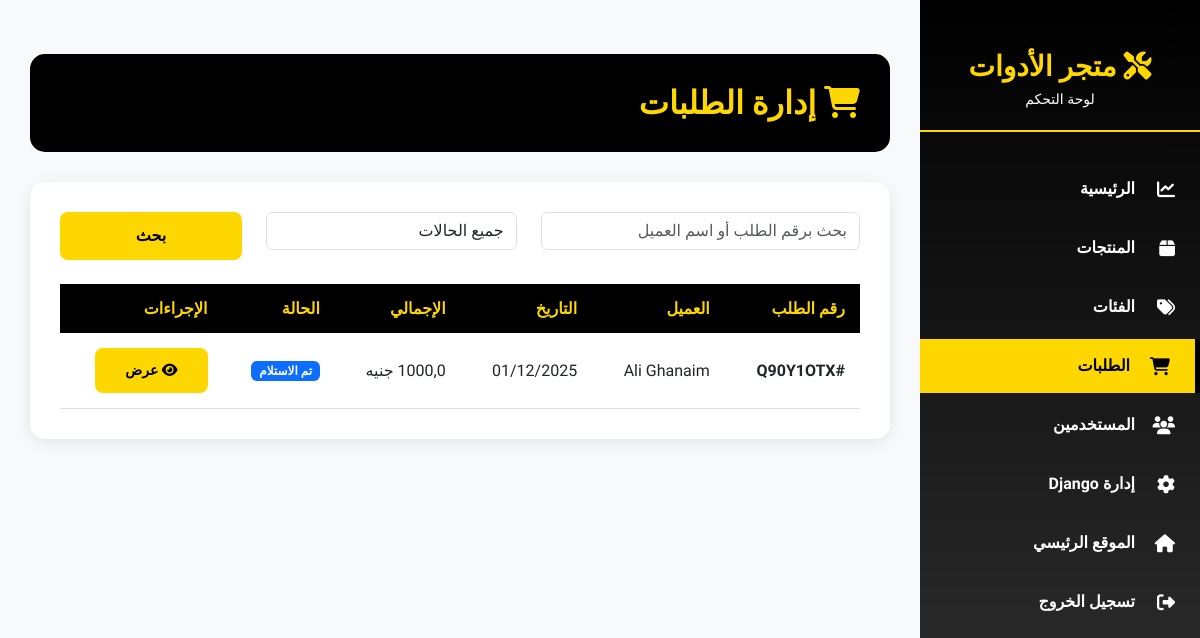
Before: /admin-panel/orders/ (signed in) with the older database file.
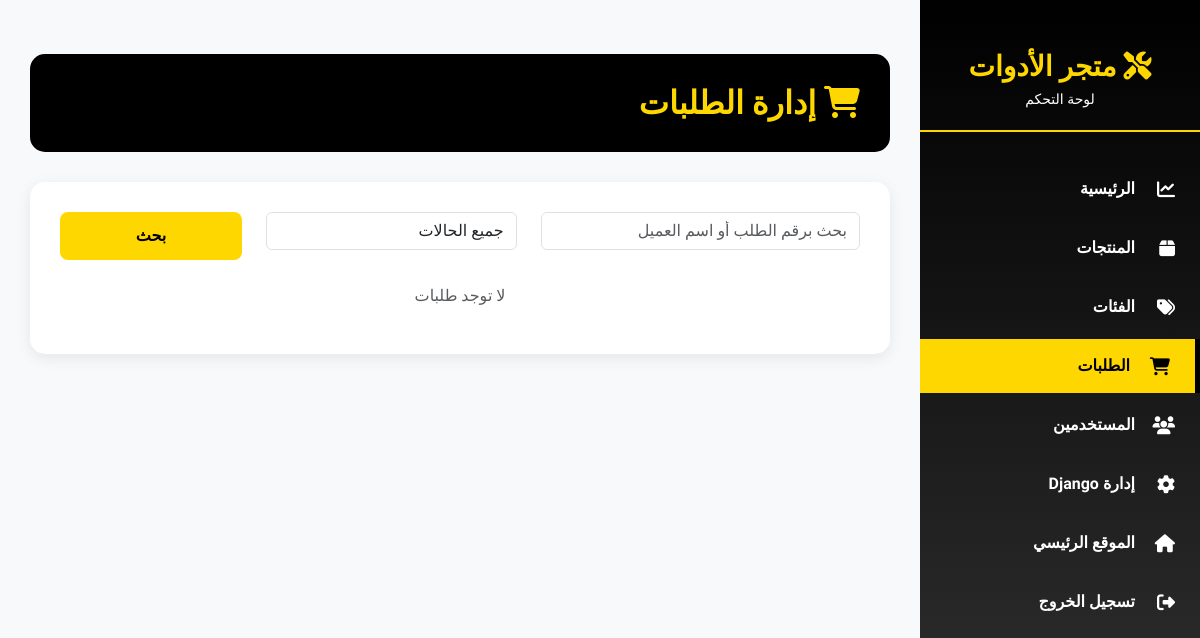
After: the same page with the newer database file.
### orders/models.py (models this page shows, shortened)
class Order(models.Model):
    user = models.ForeignKey(CustomUser, related_name='order_owner', on_delete=models.SET_NULL, blank=True, null=True)
    status = models.CharField(choices=ORDER_STATUS, max_length=20, default='Received')
    code = models.CharField(default=generate_code, max_length=20)
    order_time = models.DateTimeField(default=timezone.now)
    delivery_time = models.DateTimeField(blank=True, null=True)  # Fixed spelling
    coupon = models.ForeignKey('Coupon', related_name='order_coupon', on_delete=models.SET_NULL, blank=True, null=True)
    address = models.ForeignKey(OrderAddress, related_name='orders', on_delete=models.SET_NULL, null=True, blank=True)
    subtotal = models.FloatField('المجموع الفرعي', default=0)
    delivery_fee = models.FloatField('رسوم التوصيل', default=0)
    discount = models.FloatField('الخصم', default=0)
    total = models.FloatField('الإجمالي', blank=True, null=True)
    total_with_coupon = models.FloatField(blank=True, null=True)
    class Meta:
        ordering = ['-order_time']

class OrderAddress(models.Model):
    customer_name = models.CharField('اسم العميل', max_length=200)
    customer_phone = models.CharField('رقم الهات ف', max_length=15)
    customer_email = models.EmailField('البريد الإلكتروني', blank=True)
    governorate = models.CharField('المحافظة', max_length=100)
    city = models.CharField('المدينة', max_length=100, blank=True)
    address_line = models.TextField('العنوان بالتفصيل', max_length=500)
    notes = models.TextField('ملاحظات', blank=True, max_length=500)

### admin_panel/views.py (the view)
# urls.py: path('orders/', views.admin_orders_list, name='orders-list'),
@admin_required
def admin_orders_list(request):
    orders = Order.objects.all().order_by('-order_time')
    status = request.GET.get('status', '')
    if status:
        orders = orders.filter(status=status)
    search = request.GET.get('search', '')
    if search:
        orders = orders.filter(code__icontains=search) | orders.filter(address__customer_name__icontains=search)
    context = {
        'orders': orders,
        'search': search,
        'selected_status': status,
    }
    return render(request, 'admin_panel/orders_list.html', context)

### accounts/custom_context_processor.py (called while the page is built)
def custom_user_context(request):
    if request.user.is_authenticated:
        user = request.user
        return {
            'user': user,
        }
    return {}

### orders/cart_context_processor.py (called while the page is built, shortened)
def get_cart_data(request):
    if request.user.is_authenticated:
        cart, created = Cart.objects.get_or_create(user=request.user, status='Inprogress')
        cart_detail = CartDetail.objects.filter(cart=cart)
        return {
            'cart_data': cart,
            'cart_detail_data': cart_detail,
        }

### admin_panel/templates/admin_panel/orders_list.html (shortened to what this page needs)
{% extends 'admin_panel/base.html' %}
{% load i18n %}
{% block content %}
<div class="page-header">
 <h1>
  <i class="fas fa-shopping-cart">
  </i>
  {% trans "إدارة الطلبات" %}
 </h1>
</div>
<div class="content-card">
 <form class="row mb-4" method="GET">
  <div class="col-md-5">
   <input class="form-control" name="search" placeholder="{% trans "بحث برقم الطلب أو اسم العميل" %}" type="text" value="{{ search }}"/>
  </div>
  <div class="col-md-4">
   <select class="form-control" name="status">
    <option value="">
     {% trans "جميع الحالات" %}
    </option>
   </select>
  </div>
  <div class="col-md-3">
   <button class="btn-admin-primary w-100" type="submit">
    {% trans "بحث" %}
   </button>
  </div>
 </form>
 {% if orders %}
 <table class="admin-table">
  <thead>
   <tr>
    <th>
     {% trans "رقم الطلب" %}
    </th>
    <th>
     {% trans "العميل" %}
    </th>
    <th>
     {% trans "التاريخ" %}
    </th>
    <th>
     {% trans "الإجمالي" %}
    </th>
    <th>
     {% trans "الحالة" %}
    </th>
    <th>
     {% trans "الإجراءات" %}
    </th>
   </tr>
  </thead>
  <tbody>
   {% for order in orders %}
   <tr>
    <td>
     <strong>
      #{{ order.code }}
     </strong>
    </td>
    <td>
     {{ order.address.customer_name|default:"غير محدد" }}
    </td>
    <td>
     {{ order.order_time|date:"d/m/Y" }}
    </td>
    <td>
     {{ order.total }} جنيه
    </td>
    <td>
     {% if order.status == 'Received' %}
     <span class="badge bg-primary">
      {{ order.get_status_display }}
     </span>
     {% elif order.status == 'Processed' %}
     <span class="badge bg-warning">
      {{ order.get_status_display }}
     </span>
     {% elif order.status == 'Shipped' %}
     <span class="badge bg-info">
      {{ order.get_status_display }}
     </span>
     {% elif order.status == 'Delivered' %}
     <span class="badge bg-success">
      {{ order.get_status_display }}
     </span>
     {% endif %}
    </td>
    <td>
     <a class="btn btn-sm btn-admin-primary" href="{% url 'admin_panel:order-detail' order.code %}">
      <i class="fas fa-eye">
      </i>
      {% trans "عرض" %}
     </a>
    </td>
   </tr>
   {% endfor %}
  </tbody>
 </table>
 {% else %}
 <p class="text-center text-muted">
  {% trans "لا توجد طلبات" %}
 </p>
 {% endif %}
</div>
{% endblock %}

### admin_panel/templates/admin_panel/base.html (shortened to what this page needs)
{% load i18n %}
<html dir="rtl" lang="ar">
 <head>
  <link href="https://cdn.jsdelivr.net/npm/bootstrap@5.3.0/dist/css/bootstrap.rtl.min.css" rel="stylesheet"/>
  <link href="https://cdnjs.cloudflare.com/ajax/libs/font-awesome/6.4.0/css/all.min.css" rel="stylesheet"/>
 </head>
 <body>
  <div class="admin-sidebar">
   <div class="sidebar-logo">
    <h3>
     <i class="fas fa-tools">
     </i>
     {% trans "متجر الأدوات" %}
    </h3>
    <p>
     {% trans "لوحة التحكم" %}
    </p>
   </div>
   <ul class="sidebar-menu">
    <li>
     <a class="{% if request.resolver_match.url_name == 'dashboard' %}active{% endif %}" href="{% url 'admin_panel:dashboard' %}">
      <i class="fas fa-chart-line">
      </i>
      {% trans "الرئيسية" %}
     </a>
    </li>
    <li>
     <a class="{% if 'product' in request.resolver_match.url_name %}active{% endif %}" href="{% url 'admin_panel:products-list' %}">
      <i class="fas fa-box">
      </i>
      {% trans "المنتجات" %}
     </a>
    </li>
    <li>
     <a class="{% if 'categor' in request.resolver_match.url_name %}active{% endif %}" href="{% url 'admin_panel:categories-list' %}">
      <i class="fas fa-tags">
      </i>
      {% trans "الفئات" %}
     </a>
    </li>
    <li>
     <a class="{% if 'orders' in request.resolver_match.url_name or 'order-detail' in request.resolver_match.url_name %}active{% endif %}" href="{% url 'admin_panel:orders-list' %}">
      <i class="fas fa-shopping-cart">
      </i>
      {% trans "الطلبات" %}
     </a>
    </li>
    <li>
     <a class="{% if 'users' in request.resolver_match.url_name %}active{% endif %}" href="{% url 'admin_panel:users-list' %}">
      <i class="fas fa-users">
      </i>
      {% trans "المستخدمين" %}
     </a>
    </li>
    <li>
     <a href="{% url 'admin:index' %}">
      <i class="fas fa-cog">
      </i>
      {% trans "إدارة Django" %}
     </a>
    </li>
    <li>
     <a href="{% url 'home' %}">
      <i class="fas fa-home">
      </i>
      {% trans "الموقع الرئيسي" %}
     </a>
    </li>
    <li>
     <a href="{% url 'accounts:logout' %}">
      <i class="fas fa-sign-out-alt">
      </i>
      {% trans "تسجيل الخروج" %}
     </a>
    </li>
   </ul>
  </div>
  <div class="admin-main">
        {% block content %}{% endblock %}
  </div>
 </body>
</html>

### admin_panel/templates/admin_panel/base.html (style rules this page uses)
* { font-family: 'Cairo', sans-serif; }
:root { --primary-yellow: #FFD700; --primary-black: #000000; --dark-gray: #333; --light-gray: #f8f9fa; --sidebar-width: 280px; }
body { background-color: var(--light-gray); }
.admin-sidebar { position: fixed; top: 0; right: 0; width: var(--sidebar-width); height: 100vh; background: linear-gradient(180deg, var(--primary-black) 0%, var(--dark-gray) 100%); padding: 30px 0; overflow-y: auto; z-index: 1000; }
.sidebar-logo { text-align: center; padding: 20px; margin-bottom: 30px; border-bottom: 2px solid var(--primary-yellow); }
.sidebar-logo h3 { color: var(--primary-yellow); font-weight: 900; margin: 0; }
.sidebar-logo p { color: #fff; font-size: 14px; margin: 5px 0 0 0; }
.sidebar-menu { list-style: none; padding: 0; margin: 0; }
.sidebar-menu li { margin-bottom: 5px; }
.sidebar-menu a { display: flex; align-items: center; gap: 15px; padding: 15px 25px; color: #fff; text-decoration: none; transition: all 0.3s ease; font-weight: 600; }
.sidebar-menu a:hover, .sidebar-menu a.active { background-color: var(--primary-yellow); color: var(--primary-black); border-right: 5px solid var(--primary-black); }
.sidebar-menu i { font-size: 18px; width: 25px; }
.admin-main { margin-right: var(--sidebar-width); min-height: 100vh; padding: 30px; }
.page-header { background: var(--primary-black); color: var(--primary-yellow); padding: 30px; border-radius: 15px; margin-bottom: 30px; }
.page-header h1 { margin: 0; font-size: 32px; font-weight: 900; }
.content-card { background: #fff; border-radius: 15px; padding: 30px; box-shadow: 0 4px 15px rgba(0, 0, 0, 0.08); margin-bottom: 25px; }
.btn-admin-primary { background-color: var(--primary-yellow); color: var(--primary-black); border: none; font-weight: 700; padding: 12px 30px; border-radius: 8px; transition: all 0.3s ease; }

Changed rows visible on the page:
removed Order: code "Q90Y1OTX", address.customer_name "Ali Ghanaim", order_time "01/12/2025", status "تم الاستلام"
Other visible differences:
text no longer shown: "رقم الطلب العميل التاريخ الإجمالي الحالة الإجراءات"
text now shown: "لا توجد طلبات"
